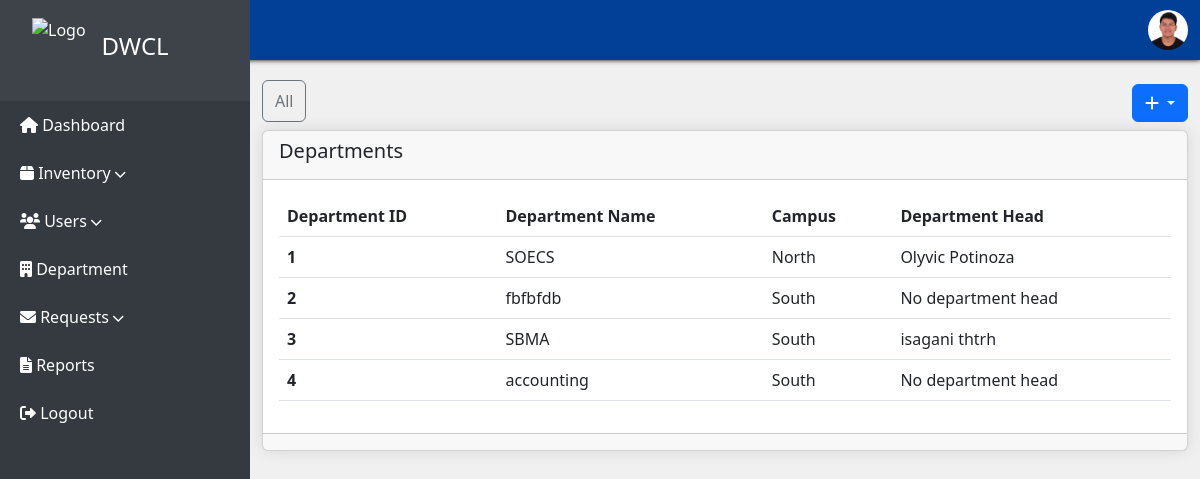
Screenshot of /department-list.php (signed in) with the database file from the repository.
### tables this page shows
CREATE TABLE `user` (
  `userID` int(11) NOT NULL,
  `firstName` varchar(100) NOT NULL,
  `middleName` varchar(100) NOT NULL,
  `lastName` varchar(100) NOT NULL,
  `address` varchar(100) NOT NULL,
  `birthdate` date NOT NULL,
  `phoneNo` varchar(100) NOT NULL,
  `position` varchar(100) NOT NULL,
  `userImage` varchar(100) NOT NULL,
  `createdAt` datetime(6) NOT NULL,
  `department` int(100) NOT NULL,
  `acc_id` int(100) NOT NULL
);

CREATE TABLE `department` (
  `departmentID` int(11) NOT NULL,
  `departmentName` varchar(100) NOT NULL,
  `campus` varchar(100) NOT NULL
);

### department-list.php (the view, shortened to what this page needs)
<!DOCTYPE html>
<html lang="en">
<head>
    <link rel="stylesheet" href="https://stackpath.bootstrapcdn.com/bootstrap/5.3.0/css/bootstrap.min.css">
    <link rel="stylesheet" type="text/css" href="https://cdn.datatables.net/1.13.4/css/jquery.dataTables.min.css">
    <link rel="stylesheet" type="text/css" href="https://cdn.datatables.net/1.13.4/css/dataTables.bootstrap5.min.css">
    <link rel="stylesheet" type="text/css" href="https://cdn.datatables.net/responsive/2.4.1/css/responsive.bootstrap5.min.css">
</head>
<body>
<?php include "backend/session-sidebar.php" ?>
<?php require "header.php" ?>
<div class="main-content">
    <nav aria-label="breadcrumb">
        <ol class="breadcrumb p-3">
            <li class="breadcrumb-item"><a href="#">Home</a></li>
            <li class="breadcrumb-item"><a href="#">Departments</a></li>
            <li class="breadcrumb-item active" aria-current="page">Department List</li>
        </ol>
    </nav>
    <div class="container mt-4">
<div class="d-flex justify-content-between mb-2">
    <div class="btn-group" role="group" aria-label="Approval Status">
        <button type="button" class="btn btn-outline-secondary">All</button>
    </div>
    <div class="btn-group">
        <button type="button" class="btn btn-primary dropdown-toggle mt-1" data-bs-toggle="dropdown" aria-expanded="false">
            <i class="fas fa-plus"></i>
        </button>
    </div>
</div>
<div class="card">
    <div class="card-header">
        <h5>Departments</h5>
    </div>
    <div class="card-body">
        <div class="table-responsive overflow-auto">
            <table id="departmentsTable" class="table table-hover">
                <thead class="thead-dark">
                    <tr>
                        <th scope="col">Department ID</th>
                        <th scope="col">Department Name</th>
                        <th scope="col">Campus</th>
                        <th scope="col">Department Head</th>
                    </tr>
                </thead>
                <tbody>
                    <?php
                    include "backend/connection.php";
                    $sql = "
                        SELECT d.departmentID, d.departmentName, d.campus,
                            CONCAT(u.firstName, ' ', u.lastName) AS departmentHead
                        FROM department d
                        LEFT JOIN department_head dh ON d.departmentID = dh.departmentID
                        LEFT JOIN user u ON dh.userID = u.userID
                    ";
                    $result = $conn->query($sql);
                    if ($result->num_rows > 0) {
                        while($row = $result->fetch_assoc()) {
                            echo "<tr>";
                            echo "<th scope='row'>" . $row['departmentID'] . "</th>";
                            echo "<td>" . $row['departmentName'] . "</td>";
                            echo "<td>" . $row['campus'] . "</td>";
                            echo "<td>" . (!empty($row['departmentHead']) ? $row['departmentHead'] : 'No department head') . "</td>";
                            echo "</tr>";
                        }
                    } else {
                        echo "<tr><td colspan='4'>No departments found</td></tr>";
                    }
                    ?>
                </tbody>
            </table>
        </div>
    </div>
    <div class="card-footer text-muted">
    </div>
</div>
    </div>
</div>
</body>
</html>

### backend/session-sidebar.php (shortened to what this page needs)
<?php
if (isset($_SESSION['userType'])) {
    if ($_SESSION['userType'] === 'admin') {
        include "admin-sidebar.php";
    } elseif ($_SESSION['userType'] === 'supply_manager') {
        include "supply-manager-sidebar.php";
    } else {
        include "sidebar.php";
    }
} else {
    include "sidebar.php";
}
?>

### admin-sidebar.php (shortened to what this page needs)
<div class="sidebar">
    <div class="d-flex title-logo p-3">
        <a class="navbar-brand ps-3" href="#">
            <img src="image/dwcl-logo.png" alt="Logo" width="70" height="70" class="">
        </a>
        <h4 class="text-center p-3">DWCL</h4>
    </div>
    <ul class="nav flex-column">
        <li class="nav-item p-1">
            <a class="nav-link active" href="dashboard.php">
                <i class="fas fa-home"></i> Dashboard
            </a>
        </li>
        <li class="nav-item p-1">
            <a class="nav-link" href="#inventoryCollapse" data-bs-toggle="collapse" role="button" aria-expanded="false" aria-controls="inventoryCollapse">
                <i class="fas fa-box"></i> Inventory
                <i class="fas fa-chevron-down ms-auto" style="font-size:12px;"></i>
            </a>
        </li>
        <li class="nav-item p-1">
            <a class="nav-link" href="#usersCollapse" data-bs-toggle="collapse" role="button" aria-expanded="false" aria-controls="usersCollapse">
                <i class="fas fa-users"></i> Users
                <i class="fas fa-chevron-down ms-auto" style="font-size:12px;"></i>
            </a>
        </li>
        <li class="nav-item p-1">
            <a class="nav-link" href="department-list.php">
                <i class="fas fa-building"></i> Department
            </a>
        </li>
        <li class="nav-item p-1">
            <a class="nav-link" href="#requestCollapse" data-bs-toggle="collapse" role="button" aria-expanded="false" aria-controls="requestCollapse">
                <i class="fas fa-envelope"></i> Requests
                <i class="fas fa-chevron-down ms-auto" style="font-size:12px;"></i>
            </a>
        </li>
        <li class="nav-item p-1">
            <a class="nav-link" href="reports.php">
                <i class="fas fa-file-alt"></i> Reports
            </a>
        </li>
        <li class="nav-item p-1">
            <a class="nav-link" href="backend/logout.php">
                <i class="fas fa-sign-out-alt"></i> Logout
            </a>
        </li>
    </ul>
</div>

### header.php (shortened to what this page needs)
<?php
if (isset($_SESSION['userID'])) {
    $userID = $_SESSION['userID'];
    include "backend/connection.php";
    $sql = "SELECT u.firstName, u.middleName, u.lastName, u.userImage, a.userType
            FROM user u
            JOIN account a ON u.acc_id = a.acc_id
            WHERE u.userID = ?";
    $stmt = $conn->prepare($sql);
    $stmt->bind_param("i", $userID);
    $stmt->execute();
    $stmt->store_result();
    if ($stmt->num_rows > 0) {
        $stmt->bind_result($firstName, $middleName, $lastName, $profile_image, $userType);
    } else {
        $firstName = $middleName = $lastName = $userType = $profile_image = 'Unknown';
    }
} else {
    $firstName = $middleName = $lastName = $userType = $profile_image = 'Guest';
}
?>
<!DOCTYPE html>
<html lang="en">
<head>
  <link href="https://cdn.jsdelivr.net/npm/bootstrap@5.3.3/dist/css/bootstrap.min.css" rel="stylesheet">
 <link href="https://cdn.jsdelivr.net/npm/bootstrap@5.3.0/dist/css/bootstrap.min.css" rel="stylesheet">
  <link href="https://cdnjs.cloudflare.com/ajax/libs/font-awesome/6.0.0-beta3/css/all.min.css" rel="stylesheet">
  <link rel="stylesheet" href="https://cdn.jsdelivr.net/npm/bootstrap-icons@1.5.0/font/bootstrap-icons.css">
</head>
<body>
<nav class="navbar text-bg-primary  mb-1">
  <div class="container-fluid d-flex justify-content-end">
    <div class="dropdown profile-pic">
      <a href="#" class="d-flex align-items-center text-decoration-none" id="dropdownProfile" data-bs-toggle="dropdown" aria-expanded="false">
        <img src="uploads/<?php echo htmlspecialchars($profile_image); ?>" alt="Profile" class="profile-img rounded-circle" style="height: 40px;">
      </a>
    </div>
  </div>
</nav>
</body>
</html>

### department-list.php (style rules this page uses)
.sidebar { position: fixed; top: 0; left: 0; height: 100%; width: 250px; background-color: #343a40; color: #fff; transition: all 0.3s; overflow-y: auto; }
.sidebar .nav-link { color: #fff; }
.main-content { margin-left: 250px; transition: margin-left 0.3s; background-color: rgb(240,240,240); height: 100vh; }
.card { background-color: #fff; box-shadow: 0 0 15px rgba(0, 0, 0, 0.1); }
.card-header { background-color: #f1f3f5; }
.title-logo { background-color: #3e4348; padding: 1rem; filter: saturate(1.2); }
.card { margin-bottom: 20px; }
.table-responsive { max-height: 400px; }

### header.php (style rules this page uses)
.profile-img { height: 40px; width: auto; object-fit: cover; }
.navbar { height: 60px; background-color: rgb(2, 64, 151) !important; box-shadow: 0 0 5px 0 black; z-index: 1; position:fixed; width:100%; }
.dropdown { height: 100%; }
.d-flex.align-items-center { height: 100%; }
.sidebar { z-index:101; }

### rows the page displays
user: userImage (picture)
department: departmentID "1", departmentName "SOECS", campus "North", departmentHead "Olyvic Potinoza"
department: departmentID "2", departmentName "fbfbfdb", campus "South", shows "No department head"
department: departmentID "3", departmentName "SBMA", campus "South", departmentHead "isagani thtrh"
department: departmentID "4", departmentName "accounting", campus "South", shows "No department head"
